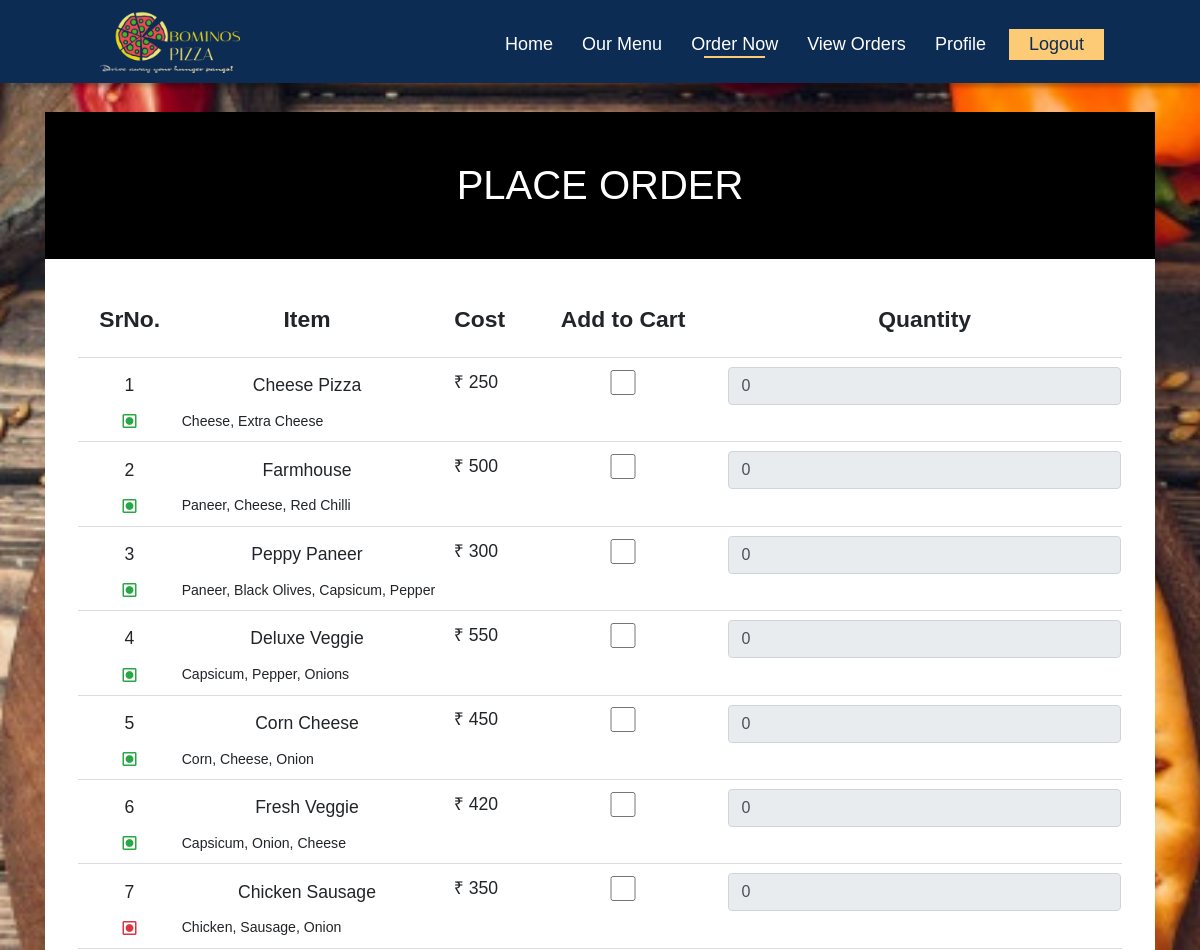
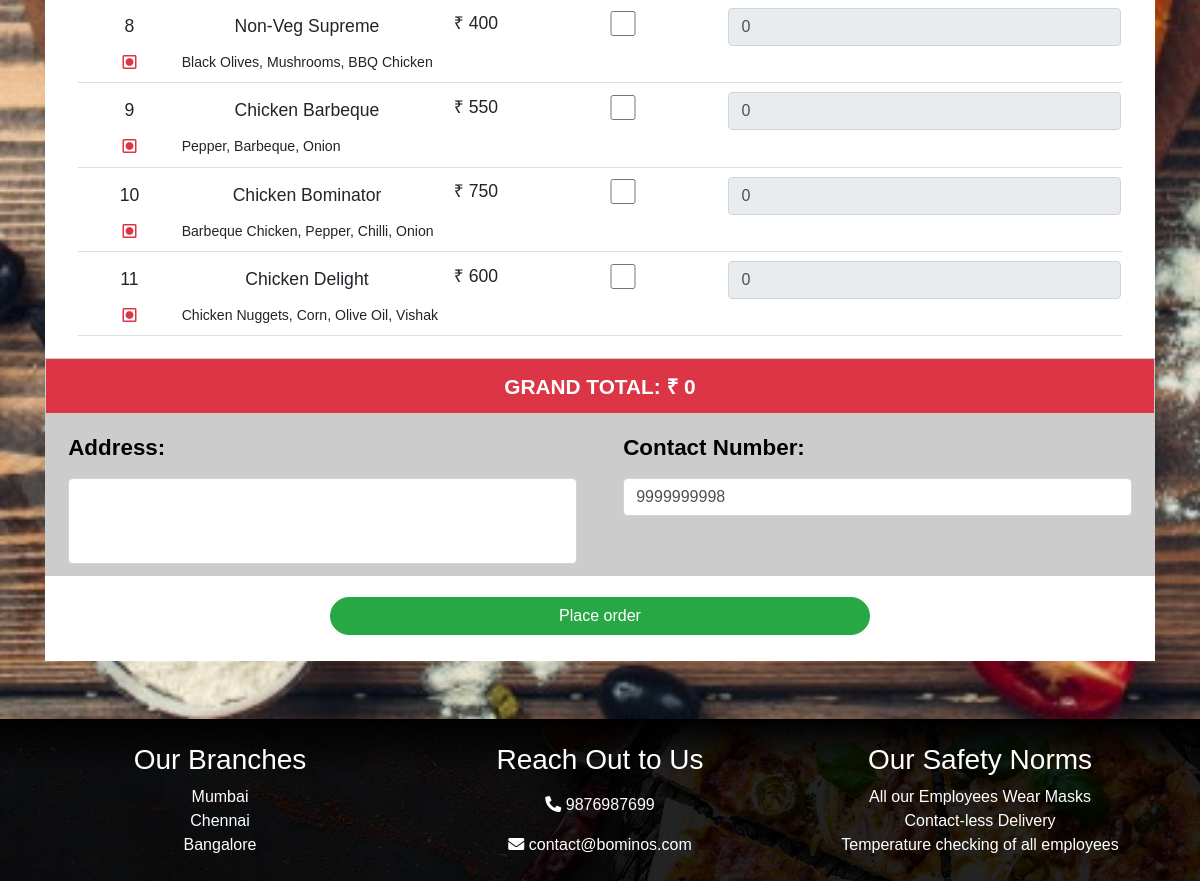
Page /order.php (signed in) on the committed database (2 pictures, top to bottom).
### tables this page shows
CREATE TABLE `menu` (
  `id` int(11) NOT NULL,
  `item` varchar(20) NOT NULL,
  `cost` int(5) NOT NULL,
  `ingredients` varchar(150) NOT NULL,
  `type` char(1) NOT NULL,
  `img_src` varchar(50) NOT NULL,
  `included` tinyint(1) NOT NULL
);

CREATE TABLE `users` (
  `id` int(11) NOT NULL,
  `username` varchar(30) NOT NULL,
  `password` varchar(32) NOT NULL,
  `firstname` varchar(40) NOT NULL,
  `surname` varchar(40) NOT NULL,
  `contact` varchar(10) NOT NULL,
  `security_question` varchar(100) NOT NULL,
  `answer` varchar(32) NOT NULL
);

### core_login.php (called while the page is built, shortened)
<?php
function loggedin()
{
	if(isset($_SESSION['user_id']) && !empty($_SESSION['user_id']))
		return true;
	else
		return false;
}
?>

### order.php (the view, shortened to what this page needs)
<?php
require 'core_login.php';
require 'database_connect.php';
if(loggedin() && isset($_POST['address']) && isset($_POST['contact']) && !empty($_POST['address']) && !empty($_POST['contact']))
{
	if(!isset($_POST['item']))
	{
		$_SESSION['flag'] = '1';
		header('Location: order.php');
		die('error!');
	}
	if(!checkcontact($_POST['contact']))
	{
		$_SESSION['flag'] = '2';
		header('Location: order.php');
		die('error!');
	}
	$address = $_POST['address'];
	$contact = $_POST['contact'];
	$item = $_POST['item'];
	$pizzas = array();
	$quantity = array();
	$price = array();
	$name = array();
	$item_total = array();
	$total = 0;
	foreach ($item as $pizza) {
		array_push($pizzas, $pizza);
		array_push($quantity, $_POST[$pizza.'_q']);
		$query = "SELECT cost,item FROM `menu` WHERE id=".$pizza;
		$query_run = mysqli_query($connect,$query);
		while($menu_item = mysqli_fetch_assoc($query_run))
		{
			array_push($price, $menu_item['cost']);
			array_push($name, $menu_item['item']);
			array_push($item_total, ((int)$menu_item['cost'] * (int)$_POST[$pizza.'_q']));
			$total = $total + ((int)$menu_item['cost'] * (int)$_POST[$pizza.'_q']);
		}
	}
	$pizzas_str = implode(" ", $pizzas);
	$quantity_str = implode(" ", $quantity);
	date_default_timezone_set('Asia/Kolkata');
	$time = date("d/m/Y h:i:sa").' IST';
	$query = "INSERT INTO `orders` (user_id,order_list,order_quantity,order_total,address,contact,status,order_time) VALUES (".$_SESSION['user_id'].",'".$pizzas_str."','".$quantity_str."',".$total.",'".mysqli_real_escape_string($connect,$address)."',".$contact.",0,'".$time."')";
	if($query_run = mysqli_query($connect,$query))
	{
		$insert_id = mysqli_insert_id($connect);
	}
	$number_of_items = count($pizzas);
	$_SESSION['insert_id'] = $insert_id;
	$_SESSION['ts'] = $time;
	$_SESSION['number_of_items'] = $number_of_items;
	$_SESSION['name'] = implode("_", $name);
	$_SESSION['quantity'] = $quantity_str;
	$_SESSION['price'] = implode(" ", $price);
	$_SESSION['item_total'] = implode(" ", $item_total);
	$_SESSION['tot'] = (string)$total;
	$_SESSION['address'] = $address;
	$_SESSION['contact'] = $contact;
	header('Location: order.php');
	}
	else if(loggedin())
	{
		?>
		<!DOCTYPE html>
		<html>
		<head>
		    <link rel="stylesheet" href="https://stackpath.bootstrapcdn.com/bootstrap/4.5.2/css/bootstrap.min.css">
		    <link rel="stylesheet" href="css/style.css">
		    <link rel="stylesheet" href="https://use.fontawesome.com/releases/v5.14.0/css/all.css">
		</head>
		<body>
		    <nav class="position-fixed topnav" id="navbar">
		        <div class="nav-logo position-absolute">
		            <a href="index.php"><img src="images/15b78dc9-cf77-49fe-97f4-fe2b4e5fb36b_200x200.png" class="nav-logo-img" id="nav-logo-image" alt=""></a>
		        </div>
		        <ul class="navbar-ul mb-0" id="navbar-ul">
		            <a href="index.php" class="navbar-link">
		                <li class="navbar-list"><div class="navbar-link-text d-inline">Home</div></li>
		            </a>
		            <a href="menu.php" class="navbar-link">
		                <li class="navbar-list"><div class="navbar-link-text d-inline">Our Menu</div></li>
		            </a>
		            <a href="order.php" class="navbar-link">
		                <li class="navbar-list active"><div class="navbar-link-text d-inline">Order Now</div></li>
		            </a>
		            <?php
		            if(loggedin())
		            {
		                ?>
		                <a href="view_orders.php" class="navbar-link">
		                    <li class="navbar-list"><div class="navbar-link-text d-inline">View Orders</div></li>
		                </a>
		                <a href="profile.php" class="navbar-link">
		                    <li class="navbar-list"><div class="navbar-link-text d-inline">Profile</div></li>
		                </a>
		                <a href="logout.php" class="navbar-link" id="reg-link">
		                    <li class="navbar-list" id="reg-list"><div class="navbar-link-text d-inline">Logout</div></li>
		                </a>
		                <?php
		            }
		            else
		            {
		                ?>
		                <a href="login.php" class="navbar-link" id="reg-link">
		                    <li class="navbar-list" id="reg-list"><div class="navbar-link-text d-inline">Login</div></li>
		                </a>
		                <?php
		            }
		            ?>
		        </ul>
		    </nav>
		<?php
		$query = "SELECT * FROM `menu` WHERE included=1";
		$query_run = mysqli_query($connect,$query);
		$count = 1;
			?>
			<div class="ordersuccessbg">
				<div class="container">
					<div class="row mx-auto pb-1 ordersuccessrow">
						<div class="col-12 ordersuccesstitlecol">
							<div class="ordersuccesstitlebox text-center">
								<p><h1 class="ordersuccesstitle">Place Order</h1></p>
							</div>
						</div>
						<div class="col-12 ordersuccesstablecol">
							<div class="ordersuccesstablebox">
								<form action="order.php" method="POST" autocomplete="off">
									<table class="ordersuccesstable">
										<thead>
											<tr>
												<th>SrNo.</th>
												<th>Item</th>
												<th>Cost</th>
												<th>Add to Cart</th>
												<th>Quantity</th>
											</tr>
										</thead>
										<tbody>
											<?php
											while($menu_item = mysqli_fetch_assoc($query_run))
											{
												if($menu_item['type'] == '1')
												{
													$ds = 'success';
												}
												else
												{
													$ds = 'danger';
												}
												$type = '<span class="fa-stack text-'.$ds.'" style="font-size: 0.5rem;"><i class="far fa-square fa-stack-2x"></i><i class="fas fa-circle fa-stack-1x"></i></span>';
												?>
												<span>
												<tr class="tableitems tableitemhover">
													<td class="pt-2">
														<?php echo $count; ?>
													</td>
													<td class="pt-2">
														<?php echo $menu_item['item']; ?>
													</td>
													<td class="bord-b">
														₹ <span class="order-cost"><?php echo $menu_item['cost']; ?></span>
													</td>
													<td class="bord-b">
														<input type="checkbox" class="checkboxsize mt-2" onchange="changeInp(this.getAttribute('item')+'_q',this.checked);" name="item[]" item="<?php echo $menu_item['id']; ?>" value="<?php echo $menu_item['id']; ?>">
													</td>
													<td class="bord-b">
														<input type="number" class="order-quantity form-control mt-2" onkeyup="tot();" onchange="tot();" name="<?php echo $menu_item['id'].'_q'; ?>" id="<?php echo $menu_item['id'].'_q'; ?>" value="0" disabled required>
													</td>
												</tr>
												<tr class="orderingdiv">
			                                        <td class="pb-2 text-center"><?php echo $type; ?></td>
			                                        <td class="pb-2 text-left" colspan="4"><small><?php echo $menu_item['ingredients']; ?></small></td>
			                                    </tr>
												<?php
												$count++;
											}
											?>
										</tbody>
									</table>
									<?php
									$query = "SELECT contact FROM `users` WHERE id=".$_SESSION['user_id'];
									$query_run = mysqli_query($connect,$query);
									while($row = mysqli_fetch_assoc($query_run))
									{
										$contact = $row['contact'];
									}
									?>
								</div>
							</div>
							<div class="col-12 ordersuccesstotalcol">
								<div class="ordersuccesstotal">
										<p class="mb-0"><b>Grand Total: ₹ <span id="grand-tot">0</span></b></p>
								</div>
							</div>
							<div class="col-12">
								<div class="row bg-grey">
									<div class="col-sm-6 col-12  ordersuccessdetailscol">
										<div class="ordersuccessdetails text-left">
											<p class="ordersuccessdetailsitem"><label for="address"><b>Address: </b></label></p>
											<textarea name="address" class="form-control inpshadow" id="address" rows="3" cols="40" required></textarea>
										</div>
									</div>
									<div class="col-sm-6 col-12  ordersuccessdetailscol">
										<div class="ordersuccessdetails text-left">
											<p class="ordersuccessdetailsitem"><label for="contact"><b>Contact Number: </b></label></p>
											<input type="text" class="form-control inpshadow" id="contact" name="contact" value="<?php echo $contact; ?>" maxlength="10" required>
										</div>
									</div>
								</div>
							</div>
							<div class="text-center col-12 ">
								<button type="submit" class="btn btn-success ordersuccesscancelbtn"  >Place order</button>
							</div>
							</div>
					</div>
				</div>
			<footer class="footer pt-4 pb-2">
			    <div class="container text-white">
			        <div class="row">
			            <div class="col-lg-4 col-sm-6 col-12">
			                <h3 class="text-center">Our Branches</h3>
			                <p class="text-center">
			                    Mumbai
			                    <br>
			                    Chennai
			                    <br>
			                    Bangalore
			                </p>
			            </div>
			            <div class="col-lg-4 col-sm-6 col-12 pt-sm-0 pt-3">
			                <h3 class="text-center">Reach Out to Us</h3>
			                <p class="text-center pt-2">
			                    <i class="fas fa-phone-alt"></i> 9876987699
			                </p>
			                <p class="text-center">
			                    <i class="fas fa-envelope"></i> contact@bominos.com
			                </p>
			            </div>
			            <div class="col-lg-4 col-12 pt-lg-0 pt-3">
			                <h3 class="text-center">Our Safety Norms</h3>
			                <p class="text-center">
			                    All our Employees Wear Masks
			                    <br>
			                    Contact-less Delivery
			                    <br>
			                    Temperature checking of all employees
			                </p>
			            </div>
			        </div>
			    </div>
			</footer>
</body>
</html>
		<?php
	}
	else
	{
		header('Location: login.php?last='.urlencode('order.php'));
	}
	?>

### css/style.css (style rules this page uses)
body { top: 0; left: 0; scroll-behavior: smooth; margin: 0; font-size: 100%; font-family: sans-serif; background: #fff; }
textarea { resize: none; }
.topnav { height: 83px; top: 0; left: 0; background: #0D2C54; width: 100%; z-index: 1000; overflow: hidden; transition: 0.5s ease-in-out; font-family: 'Poppins', sans-serif; box-shadow: 0px 4px 4px rgba(0,0,0,0.25); }
.nav-logo { left: 8%; }
.nav-logo-img { height: 70px; margin-top: 7px; width: auto; transition: 0.5s ease-in-out; }
.navbar-ul { text-decoration: none; list-style: none; float: right; margin-right: 8%; font-size: 18px; margin-top: 29px; transition: 0.5s ease-in-out; }
.navbar-link { display: inline-block; padding: 2px 12px; color: #fff; text-decoration: none; position: relative; }
.navbar-list { position: relative; }
.navbar-link-text { position: relative; }
#reg-link { background: #fdca76; color: #0D2C54; margin-left: 6px; padding: 2px 20px; }
.navbar-list .navbar-link-text:after { content: ''; position: absolute; height: 2px; width: 70%; background: #fdca76; left: 15%; bottom: -4px; transform-origin: right; transform: scaleX(0); transition: transform 0.5s; }
.navbar-list.active .navbar-link-text:after { content: ''; position: absolute; height: 2px; width: 70%; background: #fdca76; left: 15%; bottom: -4px; transform-origin: right; transform: scaleX(1); transition: 0.5s; }
.ordersuccessbg { background: url('../images/pizza-background-menu.jpg'); width: 100%; height: auto; background-position: center 80%; background-repeat: no-repeat; background-size: cover; position: relative; padding-top: 90px; padding-bottom: 3%; }
.ordersuccessrow { padding-top: 0; padding-left: 0; padding-right: 0; padding-bottom: 3%; margin: 2%; height: auto; width: 100%; background-color: #fff; border-color: transparent; overflow: hidden; transition: 0.5s ease-in-out; }
.ordersuccesstitlecol { padding: 0; }
.ordersuccesstitlebox { padding: 3%; transition: 0.5s ease-in-out; height: auto; width: 100%; background-color: #000; position: relative; }
.ordersuccesstitle { color: #fff; transition: 0.5s ease-in-out; text-transform: uppercase; }
.ordersuccessdetailscol { padding: 0; }
.ordersuccessdetails { margin-top: 0; height: auto; width: 100%; text-align: left; border: 1px solid #CCCCCC; overflow: hidden; padding-top: 2%; padding-bottom: 2%; padding-left: 4%; padding-right: 4%; background-color: #CCCCCC; }
.ordersuccessdetailsitem { font-size: 140%; padding-top: 1%; padding-bottom: 1%; padding-left: 0; padding-right: 0; margin-bottom: 0; color: #000; }
.ordersuccesstablecol { padding: 0; }
.ordersuccesstablebox { margin-top: 0; height: auto; width: 100%; font-size: 110%; overflow: hidden; padding-top: 2%; padding-bottom: 2%; padding-left: 3%; padding-right: 3%; background-color: #fff; }
.ordersuccesstable { width: 100%; text-align: center; }
.ordersuccesstable th { font-size: 130%; }
.ordersuccesstable th { padding: 2%; border-bottom: 1px solid #ddd; }
.ordersuccesstable .tableitems { transition: 0.1s ease-in-out; }
.ordersuccesstotalcol { padding: 0; }
.ordersuccesstotal { margin-top: 0; height: auto; width: 100%; font-size: 130%; text-align: center; border: 1px solid #CCCCCC; overflow: hidden; padding-top: 1%; padding-bottom: 1%; padding-left: 1%; padding-right: 1%; background-color: #dc3545; transition: 0.3s ease-in-out; color: #fff; text-transform: uppercase; }
.ordersuccesscancelbtn { margin-top: 2%; margin-bottom: 2%; width: 50%; border-radius: 23px; }
.checkboxsize { width: 100%; height: 25px; }
.bg-grey { background-color: #CCCCCC; }
.inpshadow { transition: 0.5s ease-in-out; }
.footer { background: linear-gradient(rgba(0,0,0,1),rgba(0,0,0,0.8),rgba(0,0,0,0.8),rgba(0,0,0,0.8)) ,url('../images/footer.jpg'); background-size: cover; background-repeat: no-repeat; }
.orderingdiv { border-bottom: 1px solid #ddd; transition: 0.1s ease-in-out; }
.tableitemhover, .tableitemhover + tr { transition: 0.1s ease-in-out; }

### rows in the picture
menu: item "Cheese Pizza", cost "250", ingredients "Cheese, Extra Cheese"
menu: item "Farmhouse", cost "500", ingredients "Paneer, Cheese, Red Chilli"
menu: item "Peppy Paneer", cost "300", ingredients "Paneer, Black Olives, Capsicum, Pepper"
menu: item "Deluxe Veggie", cost "550", ingredients "Capsicum, Pepper, Onions"
menu: item "Corn Cheese", cost "450", ingredients "Corn, Cheese, Onion"
menu: item "Fresh Veggie", cost "420", ingredients "Capsicum, Onion, Cheese"
menu: item "Chicken Sausage", cost "350", ingredients "Chicken, Sausage, Onion"
menu: item "Non-Veg Supreme", cost "400", ingredients "Black Olives, Mushrooms, BBQ Chicken"
menu: item "Chicken Barbeque", cost "550", ingredients "Pepper, Barbeque, Onion"
menu: item "Chicken Bominator", cost "750", ingredients "Barbeque Chicken, Pepper, Chilli, Onion"
menu: item "Chicken Delight", cost "600", ingredients "Chicken Nuggets, Corn, Olive Oil, Vishak"
users: contact "9999999998"
